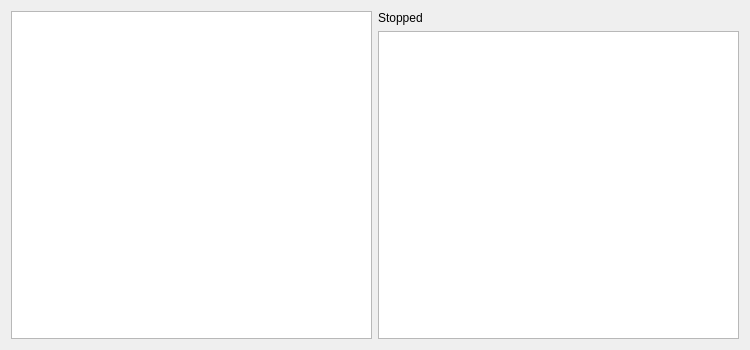
<?xml version="1.0" encoding="UTF-8"?>
<ui version="4.0">
 <class>MainWindow</class>
 <widget class="QWidget" name="MainWindow">
  <property name="geometry">
   <rect>
    <x>0</x>
    <y>0</y>
    <width>750</width>
    <height>350</height>
   </rect>
  </property>
  <layout class="QGridLayout" name="gridLayout">
   <item row="0" column="0" rowspan="2">
    <widget class="QListView" name="mediaListView"/>
   </item>
   <item row="0" column="1">
    <widget class="QLabel" name="statusLabel">
     <property name="text">
      <string>Stopped</string>
     </property>
    </widget>
   </item>
   <item row="1" column="1">
    <widget class="QPlainTextEdit" name="logText"/>
   </item>
  </layout>
 </widget>
 <resources/>
 <connections/>
</ui>
